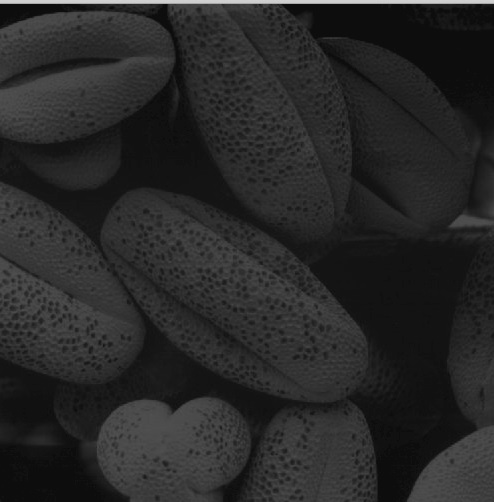
#> input picture src/graos.jpg, 494 x 502 px
$ python questao6.py
#> lines starting #> are read from the running program, lines starting #| are printed output that depends on the picture
from matplotlib import pyplot as plt
import numpy as np
import cv2

#Definindo caminhos e propriedades da imagem
path = '../src/graos.jpg'
img = cv2.imread(path)
#> img is the input picture: shape (502, 494, 3); min 9, max 212, mean 40
img = cv2.cvtColor(img, cv2.COLOR_BGR2GRAY)
#> img: shape (502, 494)
equal_img = cv2.equalizeHist(img)
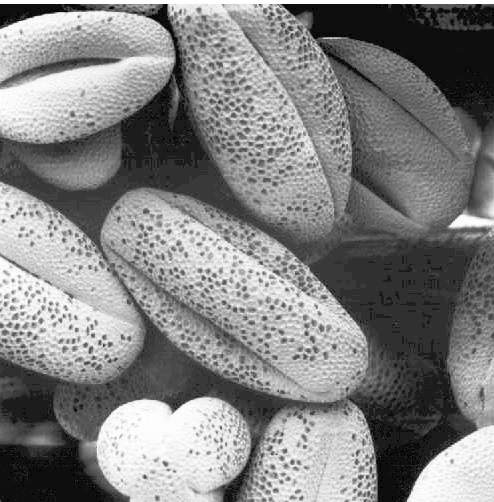
#> equal_img: shape (502, 494); min 0, max 255, mean 130.2

def histogramaEEqualizacao():
    plt.figure()
    plt.title("Histograma Original")
    plt.xlabel("Intensidade")
    plt.ylabel("Qtde de Pixels")
    plt.hist(img.ravel(), 256, [0,256])
    plt.xlim([0, 256])
    plt.show()
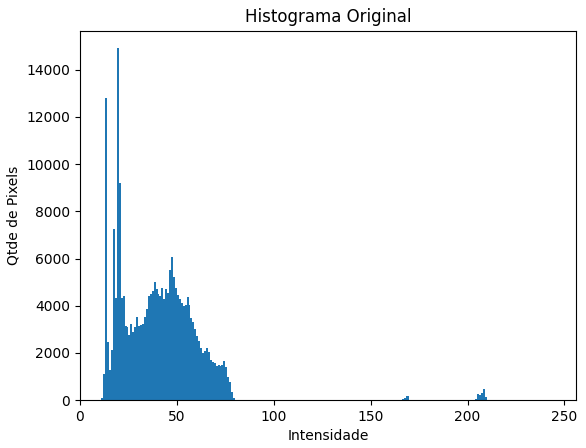
#> figure drawn by matplotlib, 1 panel; tallest bar 14905 high, from x = 19 to 20
    cv2.waitKey(0)
    plt.figure()
    plt.title("Histograma Equalizado")
    plt.xlabel("Intensidade")
    plt.ylabel("Qtde de Pixels")
    plt.hist(equal_img.ravel(), 256, [0,256])
    plt.xlim([0, 256])
    plt.show()
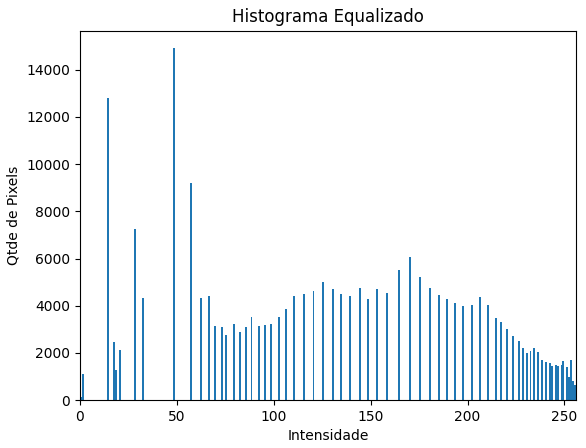
#> figure drawn by matplotlib, 1 panel; tallest bar 14905 high, from x = 48 to 49
    cv2.waitKey(0)

print(histogramaEEqualizacao())
